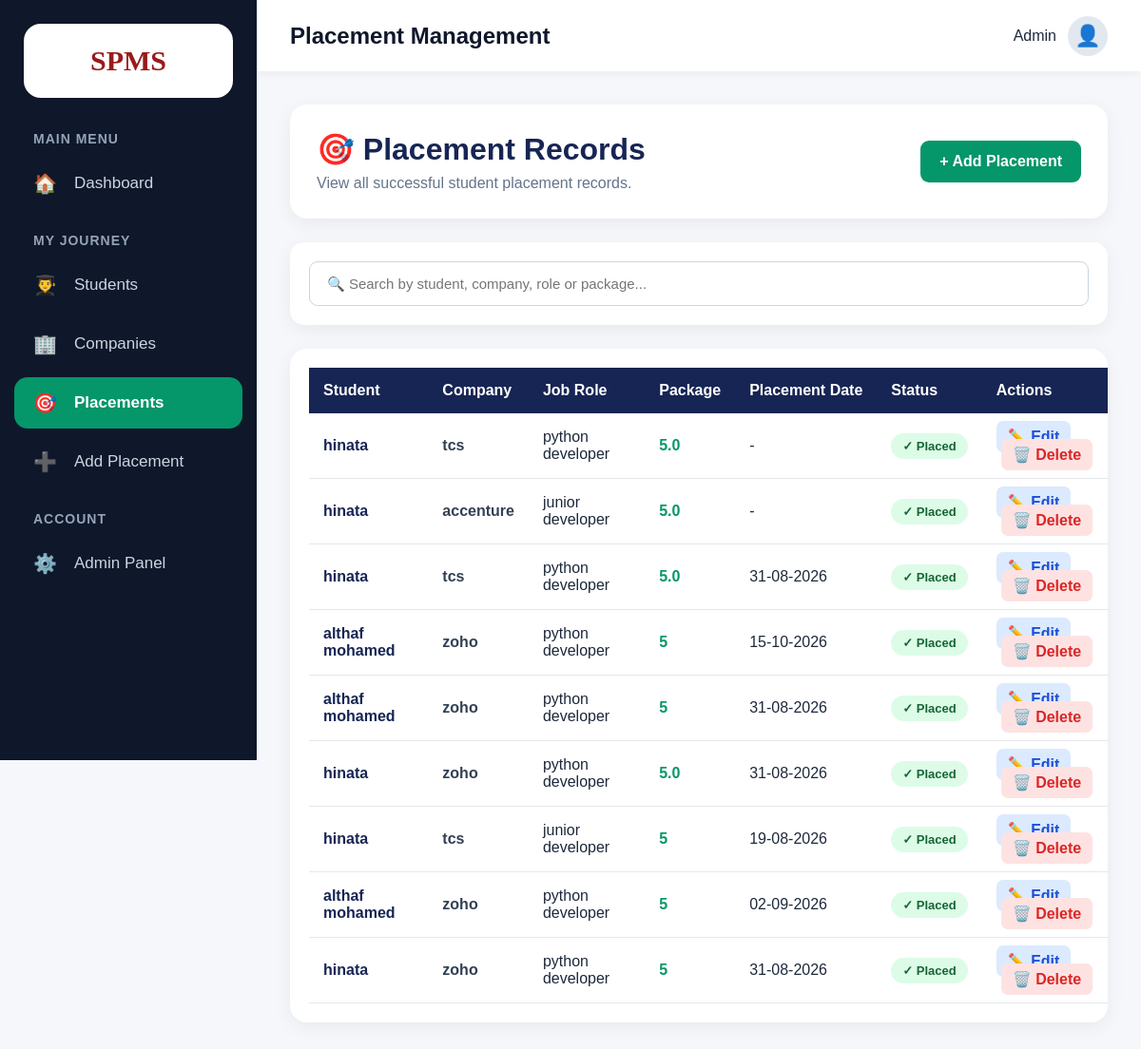
The page /placements/ on the database its author committed.
### core/models.py (models this page shows, shortened)
class Placement(models.Model):
    student = models.ForeignKey(
        Student,
        on_delete=models.CASCADE
    )
    company = models.ForeignKey(
        Company,
        on_delete=models.CASCADE
    )
    job_role = models.CharField(
        max_length=100
    )
    package = models.CharField(
        max_length=50
    )
    placement_date = models.DateField(
        null=True,
        blank=True
    )
    created_at = models.DateTimeField(
        auto_now_add=True
    )

class Student(models.Model):
    name = models.CharField(max_length=100)
    email = models.EmailField(unique=True)
    phone = models.CharField(max_length=15)
    department = models.CharField(max_length=100)
    cgpa = models.FloatField(default=0.0)
    skills = models.TextField(blank=True)
    placed = models.BooleanField(default=False)

class Company(models.Model):
    name = models.CharField(max_length=100)
    location = models.CharField(max_length=100, default="")
    role = models.CharField(max_length=100)
    package = models.FloatField(default=0.0)

### core/views.py (the view)
def placements(request):
    placement_list = Placement.objects.select_related(
        "student",
        "company"
    ).all()
    return render(
        request,
        "placements.html",
        {
            "placements": placement_list
        }
    )

### templates/placements.html (shortened to what this page needs)
<!DOCTYPE html>
<html lang="en">
<head>
</head>
<body>
<aside class="sidebar" id="sidebar">
    <div class="logo">
        SPMS
    </div>
    <div class="menu-title">
        MAIN MENU
    </div>
    <ul class="menu">
        <li>
            <a href="{% url 'home' %}">
                <span class="icon">🏠</span>
                Dashboard
            </a>
        </li>
    </ul>
    <div class="menu-title">
        MY JOURNEY
    </div>
    <ul class="menu">
        <li>
            <a href="{% url 'students' %}">
                <span class="icon">👨‍🎓</span>
                Students
            </a>
        </li>
        <li>
            <a href="{% url 'companies' %}">
                <span class="icon">🏢</span>
                Companies
            </a>
        </li>
        <li>
            <a href="{% url 'placements' %}"
               class="active">
                <span class="icon">🎯</span>
                Placements
            </a>
        </li>
        <li>
            <a href="{% url 'add_placement' %}">
                <span class="icon">➕</span>
                Add Placement
            </a>
        </li>
    </ul>
    <div class="menu-title">
        ACCOUNT
    </div>
    <ul class="menu">
        <li>
            <a href="/admin/">
                <span class="icon">⚙️</span>
                Admin Panel
            </a>
        </li>
    </ul>
</aside>
<div class="main">
    <header class="topbar">
        <h2>
            Placement Management
        </h2>
        <div class="profile">
            <span>
                Admin
            </span>
            <div class="profile-circle">
                👤
            </div>
        </div>
    </header>
    <main class="content">
        <div class="page-header">
            <div>
                <h1>
                    🎯 Placement Records
                </h1>
                <p>
                    View all successful student placement records.
                </p>
            </div>
            <a
                href="{% url 'add_placement' %}"
                class="add-btn">
                + Add Placement
            </a>
        </div>
        <div class="search-box">
            <input
                type="text"
                id="placementSearch"
                placeholder="🔍 Search by student, company, role or package..."
                onkeyup="searchPlacements()">
        </div>
        <div class="table-card">
            {% if placements %}
            <table id="placementTable">
                <thead>
                    <tr>
                        <th>
                            Student
                        </th>
                        <th>
                            Company
                        </th>
                        <th>
                            Job Role
                        </th>
                        <th>
                            Package
                        </th>
                        <th>
                            Placement Date
                        </th>
                        <th>
                            Status
                        </th>
                        <th>
                            Actions
                        </th>
                    </tr>
                </thead>
                <tbody>
                    {% for placement in placements %}
                    <tr>
                        <td class="student-name">
                            {{ placement.student.name }}
                        </td>
                        <td class="company-name">
                            {{ placement.company.name }}
                        </td>
                        <td>
                            {{ placement.job_role }}
                        </td>
                        <td class="package">
                            {{ placement.package }}
                        </td>
                        <td>
                            {% if placement.placement_date %}
                                {{ placement.placement_date|date:"d-m-Y" }}
                            {% else %}
                                -
                            {% endif %}
                        </td>
                        <td>
                            <span class="status">
                                ✓ Placed
                            </span>
                        </td>
                        <td>
                        <a
        href="{% url 'edit_placement' placement.id %}"
        style="
            background:#dbeafe;
            color:#1d4ed8;
            padding:8px 12px;
            border-radius:7px;
            text-decoration:none;
            font-weight:bold;
        ">
        ✏️ Edit
    </a>
    <a
        href="{% url 'delete_placement' placement.id %}"
        onclick="return confirm('Are you sure you want to delete this placement?');"
        style="
            background:#fee2e2;
            color:#dc2626;
            padding:8px 12px;
            border-radius:7px;
            text-decoration:none;
            font-weight:bold;
            margin-left:5px;
        ">
        🗑️ Delete
    </a>
</td>
                    </tr>
                    {% endfor %}
                </tbody>
            </table>
            {% endif %}
        </div>
    </main>
</div>
</body>
</html>

### templates/placements.html (style rules this page uses)
* { margin: 0; padding: 0; box-sizing: border-box; font-family: Arial, sans-serif; }
body { background: #f5f7fb; color: #1e293b; }
.sidebar { position: fixed; left: 0; top: 0; width: 270px; height: 100vh; background: #0f172a; color: white; padding: 25px 15px; overflow-y: auto; z-index: 1000; }
.logo { background: white; color: #991b1b; width: 220px; margin: 0 auto 35px; padding: 22px 10px; border-radius: 18px; text-align: center; font-size: 30px; font-family: Georgia, serif; font-weight: bold; }
.menu-title { color: #94a3b8; font-size: 14px; font-weight: bold; letter-spacing: 1px; margin: 25px 20px 12px; }
.menu { list-style: none; }
.menu li { margin-bottom: 8px; }
.menu a { display: flex; align-items: center; gap: 18px; padding: 15px 20px; border-radius: 14px; color: #cbd5e1; text-decoration: none; font-size: 17px; transition: 0.3s; }
.menu a.active { background: #059669; color: white; font-weight: bold; }
.icon { width: 25px; text-align: center; font-size: 20px; }
.main { margin-left: 270px; min-height: 100vh; }
.topbar { height: 75px; background: white; display: flex; justify-content: space-between; align-items: center; padding: 0 35px; box-shadow: 0 2px 10px rgba(0,0,0,0.05); }
.topbar h2 { color: #0f172a; }
.profile { display: flex; align-items: center; gap: 12px; }
.profile-circle { width: 42px; height: 42px; border-radius: 50%; background: #e2e8f0; display: flex; align-items: center; justify-content: center; font-size: 22px; }
.content { padding: 35px; }
.page-header { background: white; padding: 28px; border-radius: 18px; margin-bottom: 25px; box-shadow: 0 5px 20px rgba(0,0,0,0.06); display: flex; justify-content: space-between; align-items: center; gap: 20px; }
.page-header h1 { color: #172554; margin-bottom: 8px; }
.page-header p { color: #64748b; }
.add-btn { background: #059669; color: white; text-decoration: none; padding: 13px 20px; border-radius: 9px; font-weight: bold; white-space: nowrap; }
.search-box { background: white; padding: 20px; border-radius: 15px; margin-bottom: 25px; box-shadow: 0 5px 20px rgba(0,0,0,0.06); }
.search-box input { width: 100%; padding: 14px 18px; border: 1px solid #cbd5e1; border-radius: 9px; font-size: 15px; outline: none; }
.table-card { background: white; border-radius: 18px; padding: 20px; overflow-x: auto; box-shadow: 0 5px 20px rgba(0,0,0,0.06); }
table { width: 100%; border-collapse: collapse; min-width: 850px; }
th { background: #172554; color: white; padding: 15px; text-align: left; white-space: nowrap; }
td { padding: 15px; border-bottom: 1px solid #e5e7eb; }
.student-name { font-weight: bold; color: #172554; }
.company-name { font-weight: bold; color: #334155; }
.package { color: #059669; font-weight: bold; }
.status { background: #dcfce7; color: #166534; padding: 6px 12px; border-radius: 20px; font-size: 13px; font-weight: bold; white-space: nowrap; }

### rows shown on the page
Placement: student.name "hinata", company.name "tcs", job_role "python developer", package "5.0"
Placement: student.name "hinata", company.name "accenture", job_role "junior developer", package "5.0"
Placement: student.name "hinata", company.name "tcs", job_role "python developer", package "5.0", placement_date "31-08-2026"
Placement: student.name "althaf mohamed", company.name "zoho", job_role "python developer", package "5", placement_date "15-10-2026"
Placement: student.name "althaf mohamed", company.name "zoho", job_role "python developer", package "5", placement_date "31-08-2026"
Placement: student.name "hinata", company.name "zoho", job_role "python developer", package "5.0", placement_date "31-08-2026"
Placement: student.name "hinata", company.name "tcs", job_role "junior developer", package "5", placement_date "19-08-2026"
Placement: student.name "althaf mohamed", company.name "zoho", job_role "python developer", package "5", placement_date "02-09-2026"
Placement: student.name "hinata", company.name "zoho", job_role "python developer", package "5", placement_date "31-08-2026"
